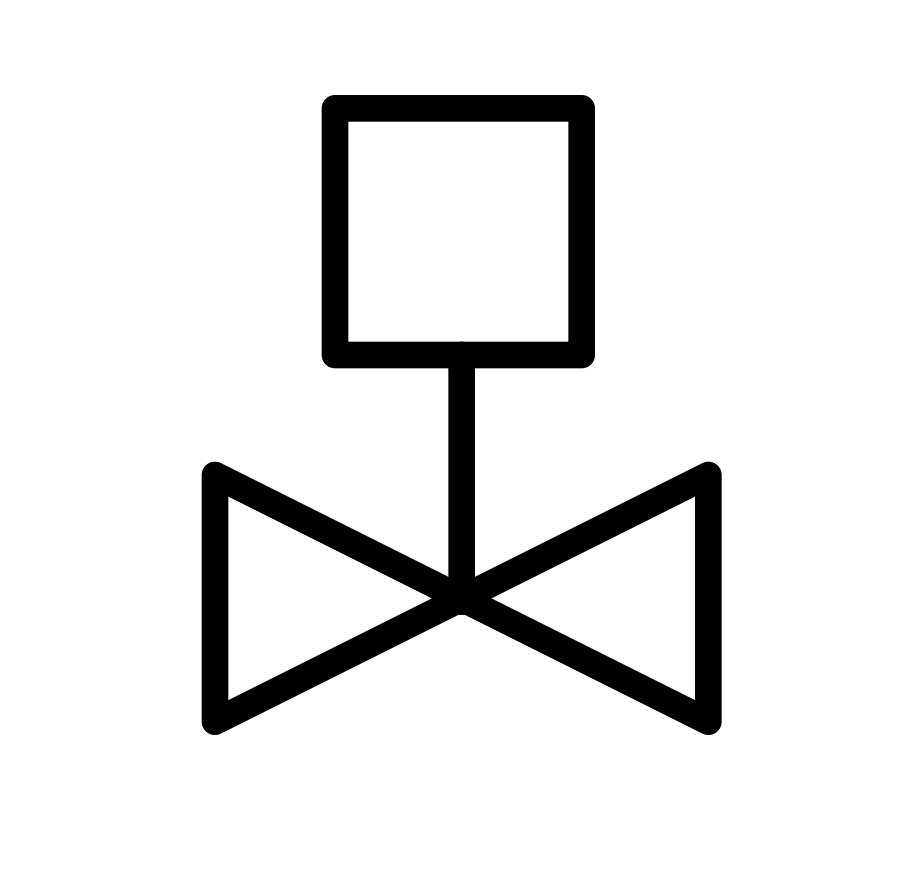
#> input picture input_CAD/targetA.png, 904 x 875 px; its folder holds only this picture in this run
$ python segment_cad.py
#> lines starting #> are read from the running program, lines starting #| are printed output that depends on the picture; after the words box and inside, x2 and y2 are one past the last pixel; in counts of white or black regions, pixels touching at a corner belong together
#!/usr/bin/env python3
import os
import cv2
import numpy as np
import argparse
from pathlib import Path
from tqdm import tqdm

def filter_to_binary(image):
    """
    Filter the image to keep only dark pixels (RGB < 128) as black (0,0,0),
    and make all other pixels white (255,255,255).

    Args:
        image: Input BGR image

    Returns:
        Binary image with black elements on white background
    """
    # Create a mask for pixels where all RGB values are < 128
    mask = np.all(image < 128, axis=2)

    # Create a binary image (black and white)
    binary = np.ones_like(image) * 255  # White background
    binary[mask] = 0  # Black elements

    return binary

def segment_large_cad(input_path, output_dir, segment_size=1024, overlap=0.3, min_content=0.02):
    """
    Segment large CAD drawing into overlapping tiles after filtering to binary.

    Args:
        input_path: Path to large CAD image
        output_dir: Directory to save segments
        segment_size: Size of each segment (square)
        overlap: Percentage of overlap between segments
        min_content: Minimum content (non-white) percentage to keep a segment

    Returns:
        Number of segments created
    """
#> called with output_dir = 'seg_cad', segment_size = 1024, overlap = 0.2, min_content = 0.02
    # Load image
    img = cv2.imread(str(input_path))
#> img is the input picture: shape (875, 904, 3); min 0, max 255, mean 231.4
    if img is None:
        print(f"Could not load {input_path}")
        return 0

    # Filter to binary (black and white)
    img = filter_to_binary(img)
#> in filter_to_binary, `mask = np.all(image < 128, axis=2)`:
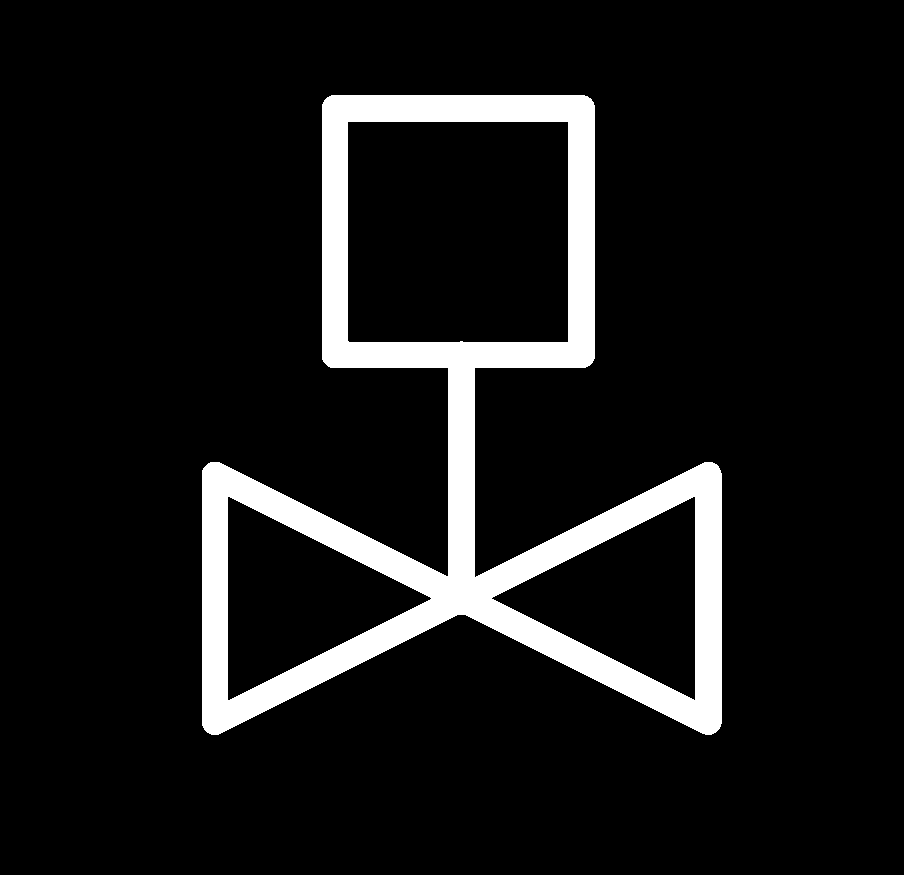
#> mask: shape (875, 904) bool; 9.2% white; 1 white region, box (x1, y1, x2, y2) and area: (202, 95, 722, 735) 72861

    h, w = img.shape[:2]
#> h = 875; w = 904

    # Calculate step size with overlap
    step = int(segment_size * (1 - overlap))

    # Calculate number of segments
    n_h = max(1, (h - segment_size) // step + 2)
#> n_h = 1
    n_w = max(1, (w - segment_size) // step + 2)
#> n_w = 1

    # Extract filename without extension
    base_name = os.path.splitext(os.path.basename(input_path))[0]

    # Segment the image
    segment_count = 0
    for i in range(n_h):
        for j in range(n_w):
            # Calculate top-left corner of segment
            y = min(i * step, max(0, h - segment_size))
            x = min(j * step, max(0, w - segment_size))

            # Handle edge cases: if near image edge, adjust to get full segment size
            if y + segment_size > h:
                y = max(0, h - segment_size)
            if x + segment_size > w:
                x = max(0, w - segment_size)

            # Extract segment - ensure we don't go beyond image bounds
            y_end = min(y + segment_size, h)
            x_end = min(x + segment_size, w)
            segment = img[y:y_end, x:x_end]

            # If segment is smaller than expected (edge case), pad it
            if segment.shape[0] < segment_size or segment.shape[1] < segment_size:
                padded_segment = np.ones((segment_size, segment_size, 3), dtype=np.uint8) * 255
                padded_segment[:segment.shape[0], :segment.shape[1], :] = segment
                segment = padded_segment

            # Skip empty/white segments: check if enough content
            # Convert to grayscale
            segment_gray = cv2.cvtColor(segment, cv2.COLOR_BGR2GRAY)
            # Calculate the percentage of black pixels
            black_ratio = np.sum(segment_gray < 128) / (segment_size * segment_size)

            if black_ratio < min_content:
                continue

            # Save segment
            segment_path = os.path.join(output_dir, f"{base_name}_seg_{segment_count:04d}.png")
            cv2.imwrite(segment_path, segment)

            segment_count += 1
#> this loop made 1 pass
#> pass 1, in segment_large_cad, `cv2.imwrite(segment_path, segment)`:
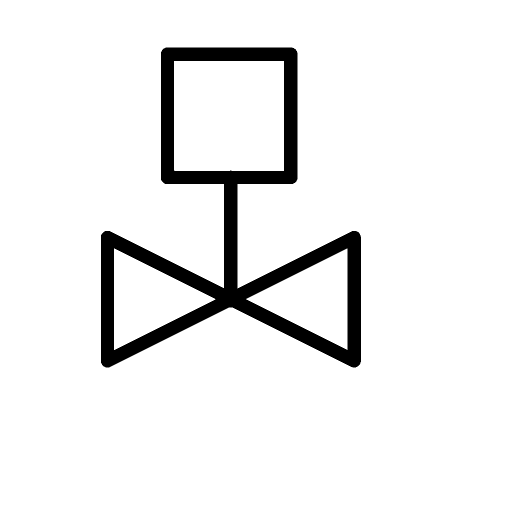
#> saved as targetA_seg_0000.png: shape (1024, 1024, 3) (shown at 1/2 size); 93.1% white; 1 black region, box (x1, y1, x2, y2) and area: (202, 95, 722, 735) 72861
#> after the loop, segment_count = 1

    return segment_count

def process_all_cad_drawings(input_dir, output_dir, segment_size=1024, overlap=0.3, min_content=0.02):
    """
    Process all CAD drawings in the input directory.

    Args:
        input_dir: Directory containing CAD drawings
        output_dir: Directory to save segments
        segment_size: Size of each segment (square)
        overlap: Percentage of overlap between segments
        min_content: Minimum content percentage to keep a segment
    """
    # Create output directory if it doesn't exist
    os.makedirs(output_dir, exist_ok=True)

    # Find all CAD drawings in input directory
    input_files = list(Path(input_dir).glob("*.png")) + \
                  list(Path(input_dir).glob("*.jpg")) + \
                  list(Path(input_dir).glob("*.jpeg")) + \
                  list(Path(input_dir).glob("*.tif")) + \
                  list(Path(input_dir).glob("*.tiff"))

    print(f"Found {len(input_files)} CAD drawings in {input_dir}")

    # Process each drawing
    total_segments = 0
    skipped_files = 0

    for input_file in tqdm(input_files, desc="Processing CAD drawings"):
        try:
            segments = segment_large_cad(input_file, output_dir, segment_size, overlap, min_content)
#> segments = 1
            total_segments += segments
#> total_segments = 1

            if segments == 0:
                skipped_files += 1
                print(f"Warning: No segments created for {input_file}")
        except Exception as e:
            print(f"Error processing {input_file}: {e}")
            skipped_files += 1

    print(f"Segmentation complete!")
    print(f"Total segments created: {total_segments}")
#| Total segments created: 1
    print(f"Files processed: {len(input_files) - skipped_files}/{len(input_files)}")
    print(f"Segments saved to: {output_dir}")

def main():
    parser = argparse.ArgumentParser(description='Segment CAD drawings into smaller tiles')
    parser.add_argument('-i', '--input', type=str, default='Pattern_match/input_CAD',
                        help='Input directory containing CAD drawings')
    parser.add_argument('-o', '--output', type=str, default='seg_cad',
                        help='Output directory for segments')
    parser.add_argument('-s', '--size', type=int, default=1024,
                        help='Segment size in pixels (default: 1024)')
    parser.add_argument('--overlap', type=float, default=0.2,
                        help='Overlap between segments as a percentage (default: 0.3)')
    parser.add_argument('--min-content', type=float, default=0.02,
                        help='Minimum content percentage to keep a segment (default: 0.02)')

    args = parser.parse_args()

    process_all_cad_drawings(
        args.input,
        args.output,
        args.size,
        args.overlap,
        args.min_content
    )

if __name__ == "__main__":
    main()

$ run again, on input_CAD/testB.png
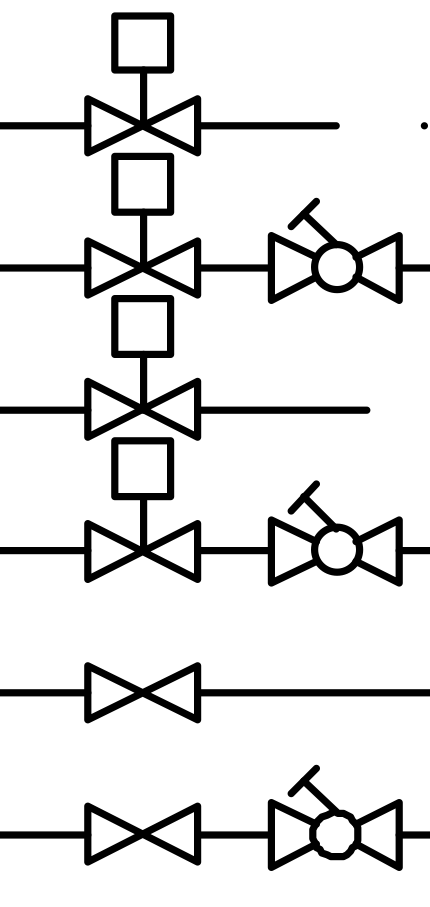
#> input picture input_CAD/testB.png, 430 x 907 px
#> in segment_large_cad, img is the input picture: shape (907, 430, 3); min 0, max 255, mean 226.6
#> in filter_to_binary, `mask = np.all(image < 128, axis=2)`:
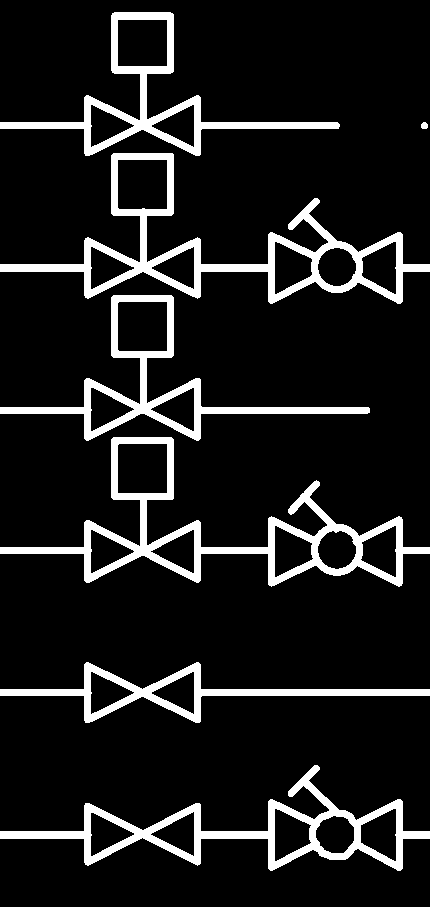
#> mask: shape (907, 430) bool; 11.1% white; 7 white regions, largest, box (x1, y1, x2, y2) and area: (0, 153, 430, 304) 9526, (0, 437, 430, 587) 9354, (0, 765, 430, 871) 7671
#> the loop in segment_large_cad, `for i in range(n_h):` made 1 pass
#> pass 1, in segment_large_cad, `cv2.imwrite(segment_path, segment)`:
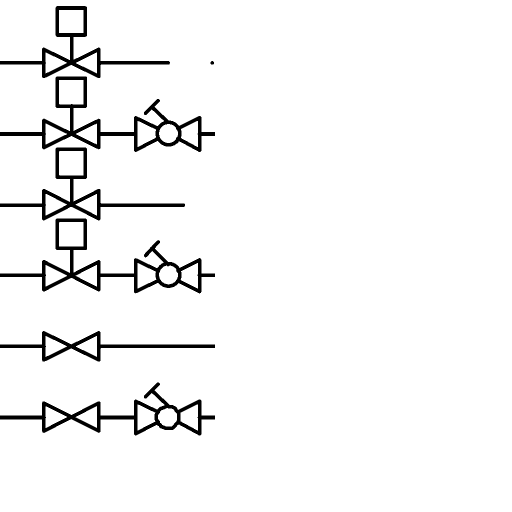
#> saved as testB_seg_0000.png: shape (1024, 1024, 3) (shown at 1/2 size); 95.9% white; 7 black regions, largest, box (x1, y1, x2, y2) and area: (0, 153, 430, 304) 9526, (0, 437, 430, 587) 9354, (0, 765, 430, 871) 7671
#> after the loop in segment_large_cad, `for i in range(n_h):`: segment_count = 1
#| Total segments created: 1

$ run again, on input_CAD/testC.png
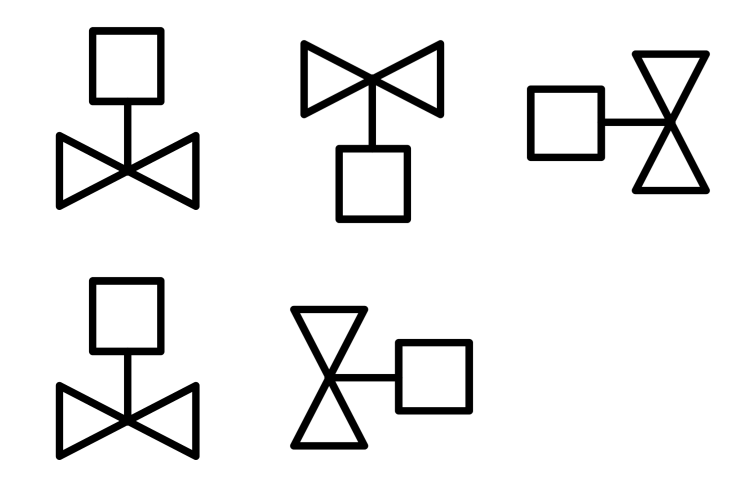
#> input picture input_CAD/testC.png, 1500 x 1000 px (shown at 1/2 size)
#> in segment_large_cad, img is the input picture: shape (1000, 1500, 3); min 0, max 255, mean 235.3
#> in filter_to_binary, `mask = np.all(image < 128, axis=2)`:
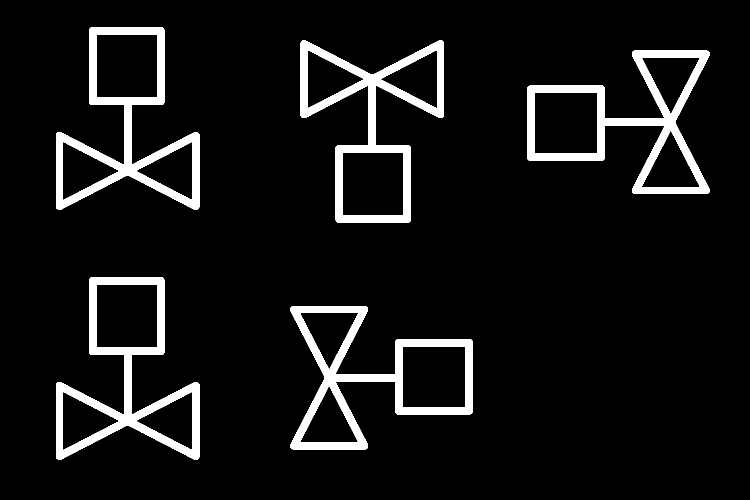
#> mask: shape (1000, 1500) bool (shown at 1/2 size); 7.7% white; 5 white regions, box (x1, y1, x2, y2) and area: (112, 54, 399, 420) 23197, (112, 554, 399, 920) 23197, (601, 80, 888, 446) 23071, (580, 612, 946, 899) 23071, (1054, 101, 1420, 388) 23070
#> the loop in segment_large_cad, `for i in range(n_h):` made 1 pass
#> pass 1, in segment_large_cad, `cv2.imwrite(segment_path, segment)`:
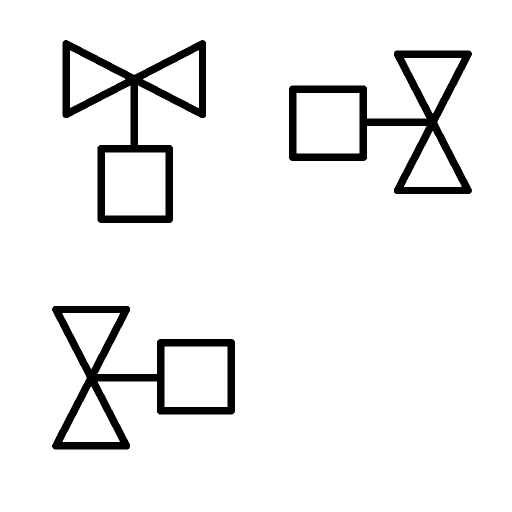
#> saved as testC_seg_0001.png: shape (1024, 1024, 3) (shown at 1/2 size); 93.4% white; 3 black regions, box (x1, y1, x2, y2) and area: (125, 80, 412, 446) 23071, (104, 612, 470, 899) 23071, (578, 101, 944, 388) 23070
#> after the loop in segment_large_cad, `for i in range(n_h):`: segment_count = 2
#| Total segments created: 2
